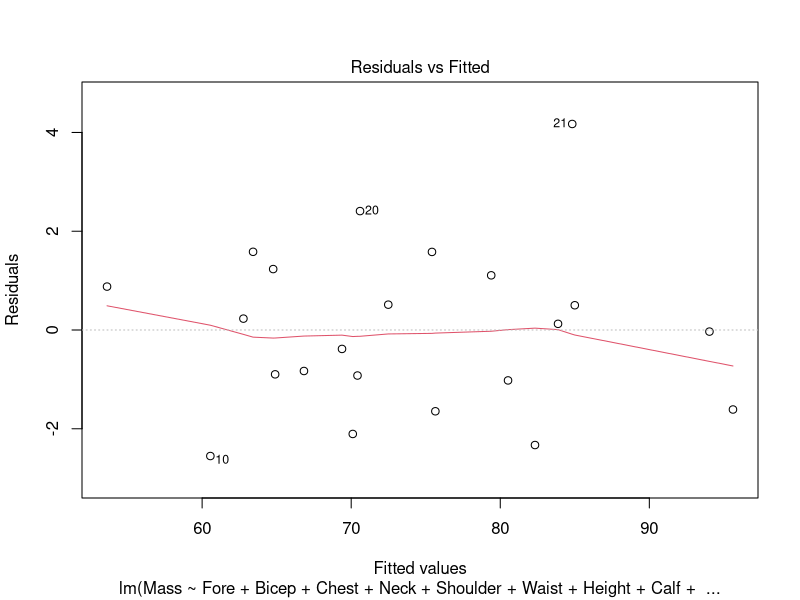
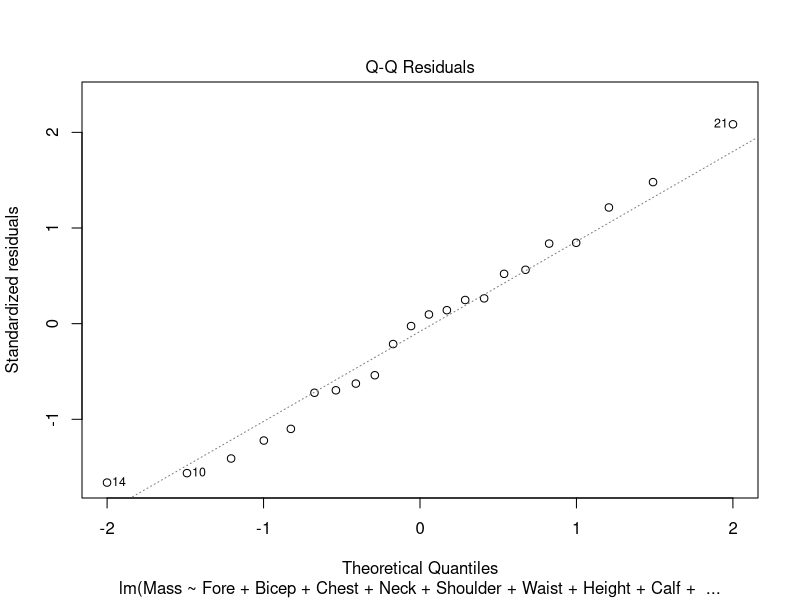
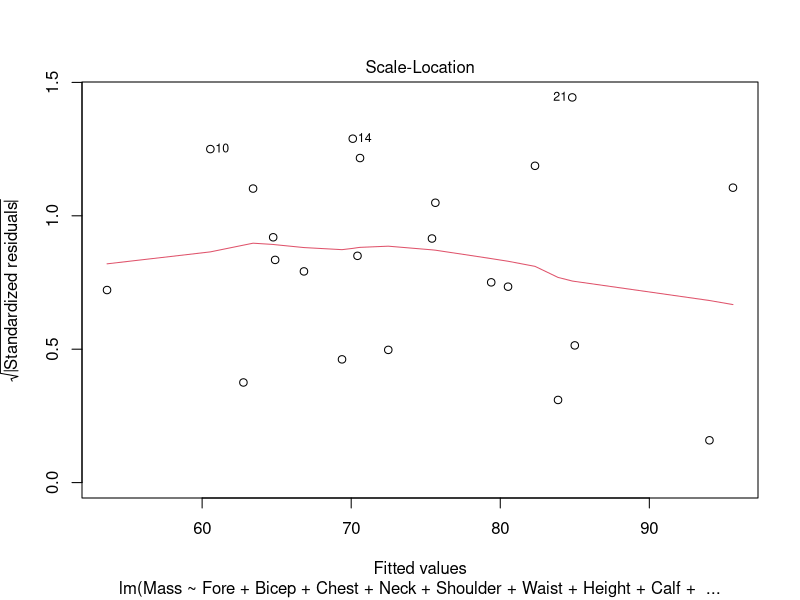
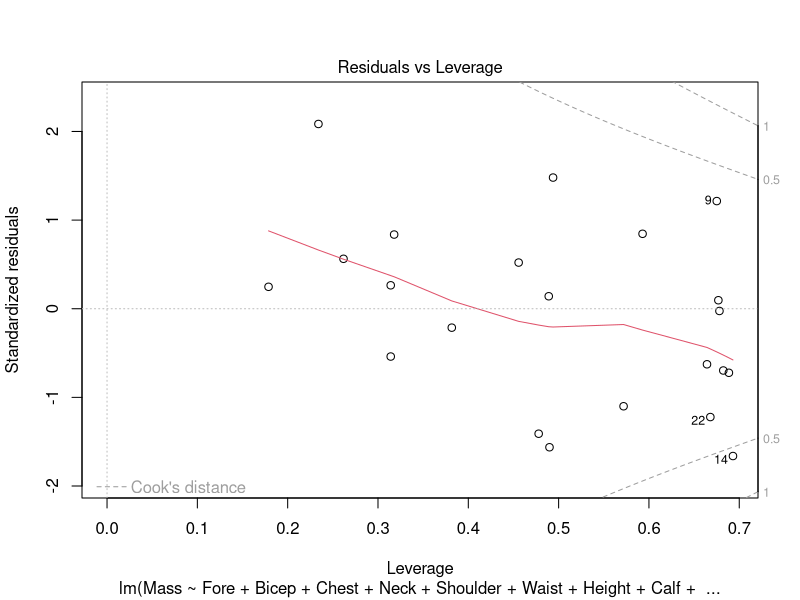
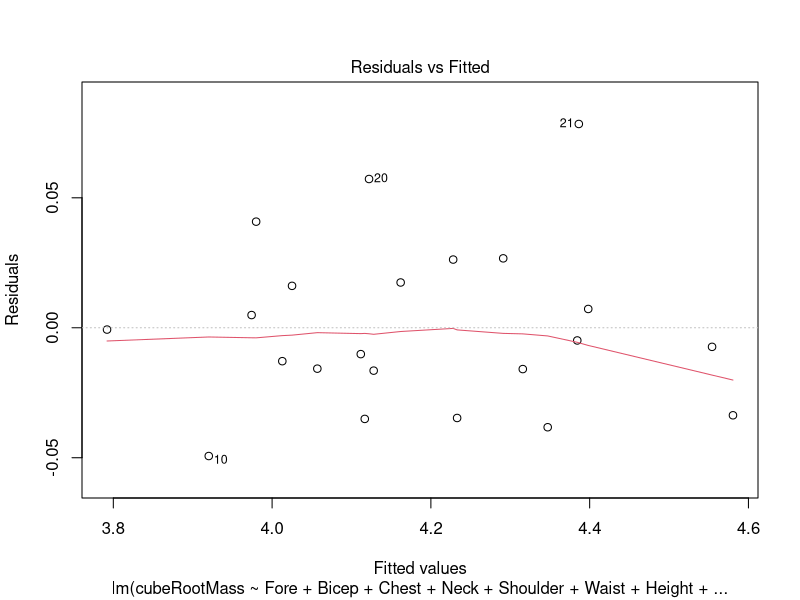
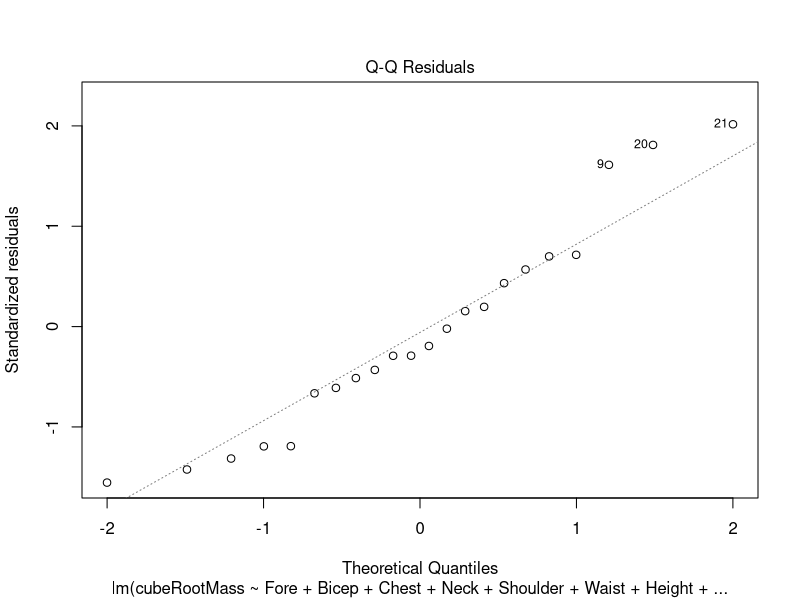
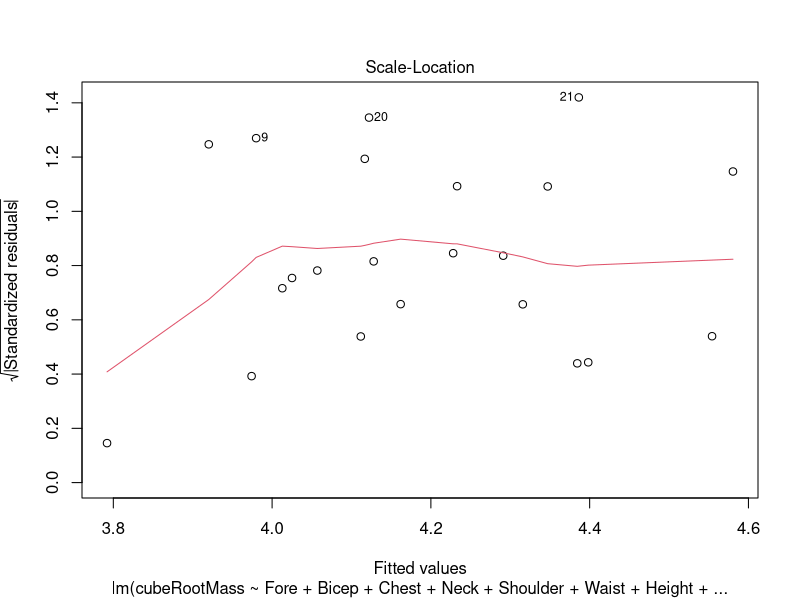
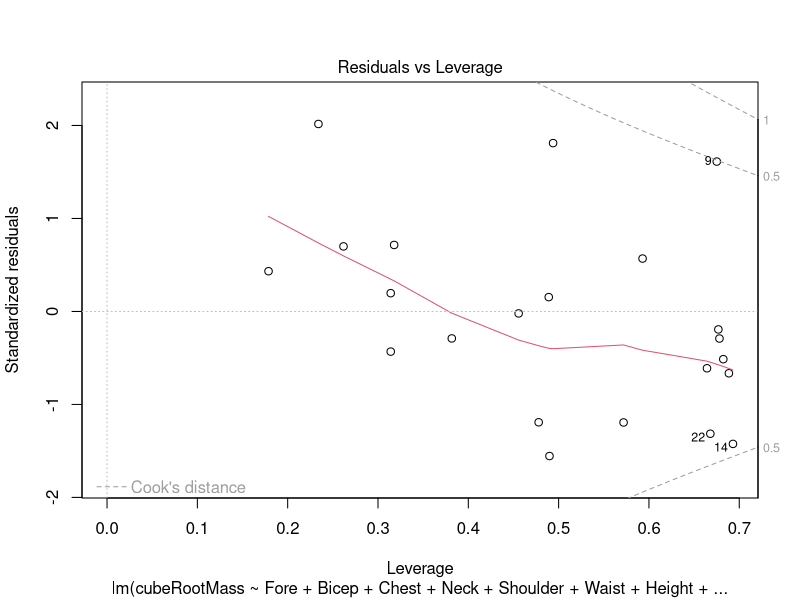

Source code (R) for these figures, in order:
install.packages('leaps')
library(leaps)

mydata = read.table("physical.txt",header=TRUE)

Mass = mydata[,c(1)]
Fore = mydata[,c(2)]
Bicep	= mydata[,c(3)]
Chest	= mydata[,c(4)]
Neck = mydata[,c(5)]
Shoulder = mydata[,c(6)]	
Waist	= mydata[,c(7)]
Height = mydata[,c(8)]	
Calf = mydata[,c(9)]	
Thigh = mydata[,c(10)]	
Head = mydata[,c(11)]

lm.mass <-lm(Mass~Fore+Bicep+Chest+Neck+Shoulder+Waist+Height+Calf+Thigh+Head)
summary(lm.mass,cor=F)
plot(lm.mass)

# plot the residual against the fitted values 
#in the original coordinates
cubeRootMass = Mass^(1/3)
lm.mass <-lm(cubeRootMass~Fore+Bicep+Chest+Neck+Shoulder+Waist+Height+Calf+Thigh+Head)
summary(lm.mass,cor=F)
plot(lm.mass)

# plot the residual against the fitted values 
#in the cube root coordinates.
crFore = Fore^(1/3)
crBicep	= Bicep^(1/3)
crChest	= Chest^(1/3)
crNeck = Neck^(1/3)
crShoulder = Shoulder^(1/3)
crWaist	= Waist^(1/3)
crHeight = Height^(1/3)
crCalf = Calf^(1/3)	
crThigh = Thigh^(1/3)	
crHead = Head^(1/3)
lm.crmass <-lm(cubeRootMass~crFore+crBicep+crChest+crNeck+crShoulder+crWaist+crHeight+crCalf+crThigh+crHead)
summary(lm.crmass,cor=F)
plot(lm.crmass)
